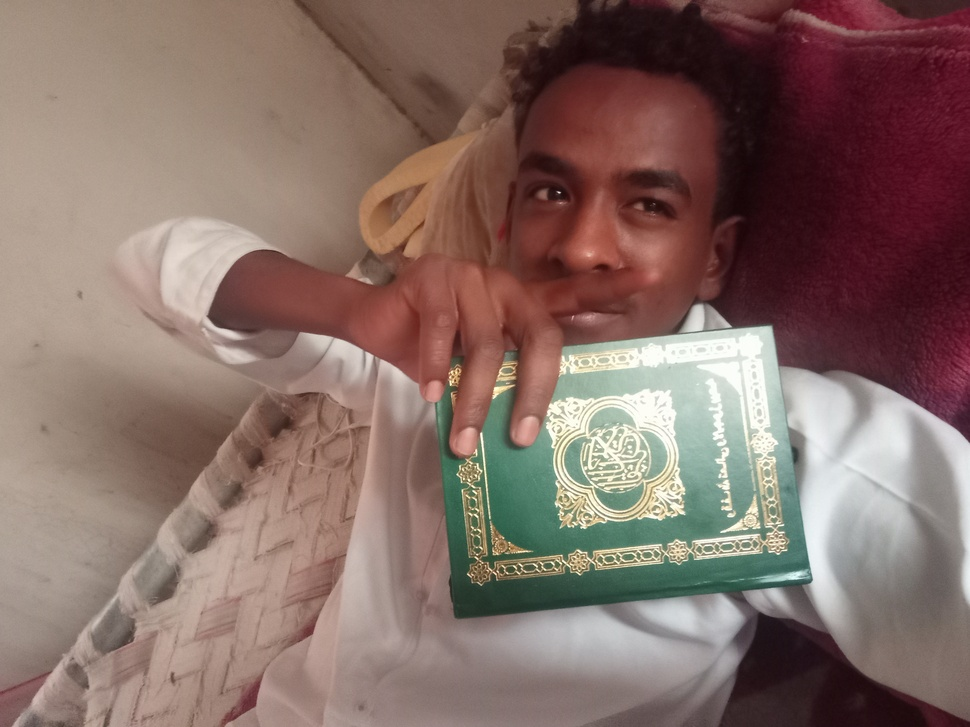
#> input picture 001_Osama_Elzero/Buga.jpg, 970 x 727 px, shrunk from 4096 x 3072 before the run, found by its file name
$ python 87_Pillow.py
#> lines starting #> are read from the running program, lines starting #| are printed output that depends on the picture
# from  PIL import Image

# # # Open The Image
# myImage = Image.open("D:\Programming\learn\#006_python\#001_Osama_Elzero\Buga.jpg")

# # # Show The Image
# # myImage.show()
# # #############################################
# # Cropped Image
# myNewImage = myImage.crop((400, 200, 420, 400 ))

# # # Show The Image  After Croped
# # myNewImage.show()

# # #############################################
# # Converted Image
# myConverted = myImage.converted("L")

# # # Show The Image  After Converted
# myConverted.show()

# # #############################################
# Rotate Image
from PIL import Image
with Image.open("D:\Programming\learn\#006_python\#001_Osama_Elzero\Buga.jpg") as im:
#> im is the input picture: PIL image 970x727 RGB; mean R, G, B 133.9, 110.1, 102.8
    im.rotate(45).show()
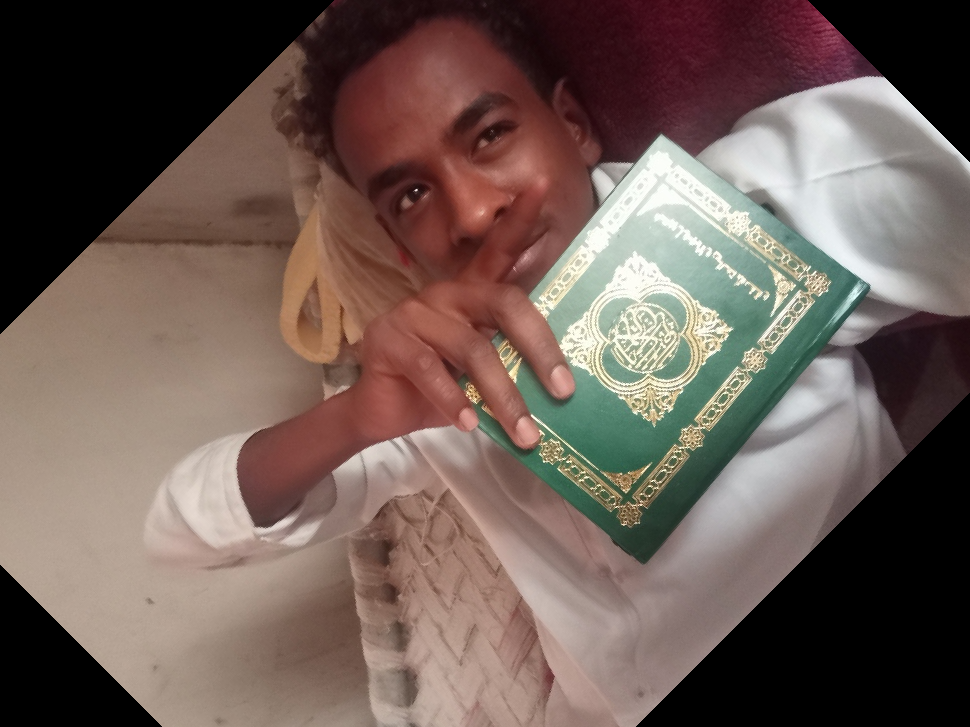
#> shown: PIL image 970x727 RGB; mean R, G, B 110.4, 93.2, 86


from PIL import Image, ImageFilter

before   = Image.open("D:\Programming\learn\#006_python\#002 _CS50\Images\Data_Types_In_Python_2.jpg")
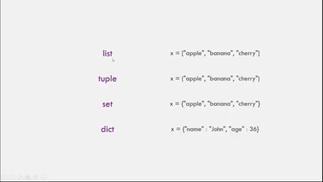
#> input picture 002 _CS50/Images/Data_Types_In_Python_2.jpg, 323 x 182 px, shrunk from 1366 x 768 before the run, found by its file name
#> before is the input picture: PIL image 323x182 RGB; mean R, G, B 238.5, 238.3, 238.5
before.show()
after   =  before.filter(ImageFilter.BoxBlur(20))
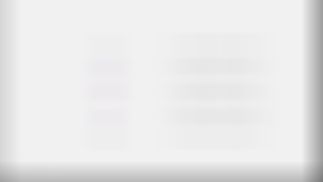
#> after: PIL image 323x182 RGB; mean R, G, B 232.6, 232.5, 232.7
after.show()
# after.save("../Images/out.tmp")
